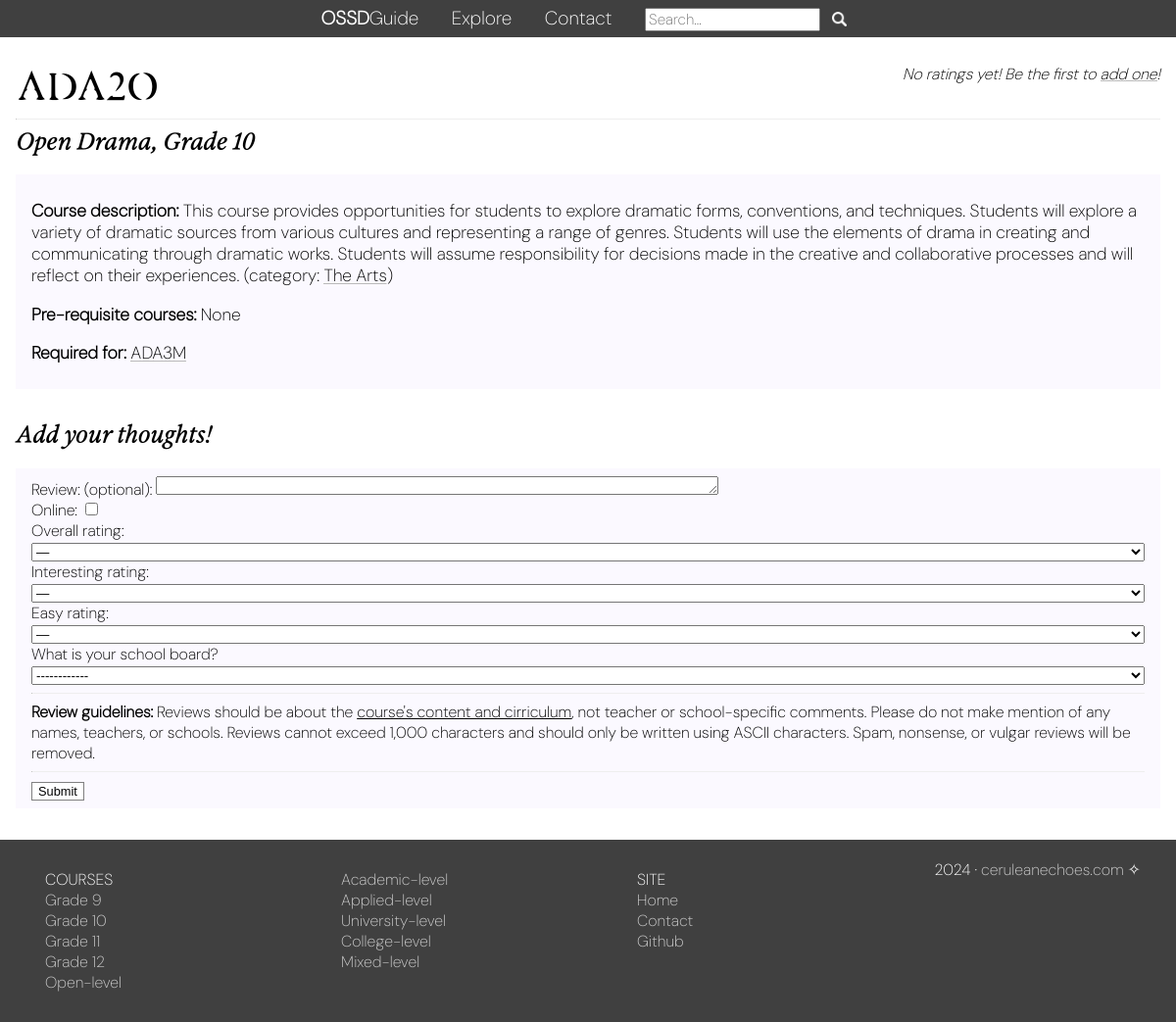
Page /course/ADA2O/ on the committed database.
### homescreen/models.py (models this page shows, shortened)
class Courses(models.Model):
    course_code = models.CharField(max_length=5)
    description = models.CharField(max_length=1023)
    course_name = models.CharField(max_length=255)
    category = models.CharField(max_length=255)
    prereq = models.CharField(max_length=1023)
    deprecated = models.BooleanField(default=False)
    def grade(self):
        grade_chr = self.course_code[3]
        if grade_chr in "1234":
            return [9,10,11,12][["1","2","3","4"].index(grade_chr)]
        else:
            return 0
    def level(self):
        lvl_chr = self.course_code[4]
        if lvl_chr in "WPDUMCEO":
            return ["De-streamed","Applied","Academic","University","University/College","College","Workplace","Open"][["W","P","D","U","M","C","E","O"].index(lvl_chr)]
        else:
            return "<ERR, CODE NOT WPDUMCEO>"

### homescreen/views.py (the view, shortened to what this page needs)
# urls.py: path("course/<str:code>/",views.course_page, name="course_page"),
def course_page(request, code):
    curr_course = Courses.objects.filter(course_code = code).first()
    prereq_list = curr_course.prereq.split(",")
    leads_to = Courses.objects.filter(prereq__contains = code)
    leads_to_codes = [course.course_code for course in leads_to]
    course_reviews_query = Reviews.objects.filter(course_code = code)
    course_reviews_query = course_reviews_query.filter(moderated = True)
    course_reviews = list(course_reviews_query)
    for review in course_reviews:
        review.user_school_board = review.get_user_school_board_display()
    num_ratings = len(course_reviews)
    mean_dict = {}
    if request.method == "POST":
        form = ReviewForm(request.POST)
        if form.is_valid():
            try:
                get_user_ip = request.META.get('HTTP_X_FORWARDED_FOR')
                if get_user_ip:
                    get_user_ip = ip_address.split(',')[0]
                else:
                    get_user_ip = request.META.get('REMOTE_ADDR')
            except:
                get_user_ip = "<IP Query Failed!>"
            Reviews.objects.create(
            course_code = curr_course.course_code,
            online = form.cleaned_data["online"],
            review_text = form.cleaned_data["review_text"],
            interesting_rating = form.cleaned_data["interesting_rating"],
            easy_rating = form.cleaned_data["easy_rating"],
            overall_rating = form.cleaned_data["overall_rating"],
            user_school_board = form.cleaned_data["user_school_board"],
            review_date = time(),
            moderated = False, ##CHANGE TO FALSE IF AUTO-MOD OFF
            user_ip = get_user_ip,
            )
            return HttpResponseRedirect(request.path_info)
    else:
        form = ReviewForm()
    template = loader.get_template('course_page.html')
    context = {
    'curr_course': curr_course,
    'grade_val': curr_course.grade(),
    'url_grade_val': curr_course.grade()-8,
    'level_val': curr_course.level(),
    'url_level_val': curr_course.course_code[4],
    'prereq_list': prereq_list,
    'last_prereq': prereq_list[-1],
    'len_first_prereq': len(prereq_list[0]),
    'leads_to' : leads_to_codes,
    'course_reviews': course_reviews,
    'num_ratings' : num_ratings,
    'form': form,
    }
    if leads_to:
        context['last_leads_to'] =  leads_to_codes[-1]
    context.update(mean_dict)
    return HttpResponse(template.render(context, request))

### homescreen/forms.py
class ReviewForm(forms.Form):
    numbers = {None:"—","1":1,"2":2,"3":3,"4":4,"5":5}
    review_text = forms.CharField(max_length=1023,required=False,label="Review: (optional)",widget= forms.Textarea, validators=[RegexValidator(regex=r'[ -~]+',message="Only ASCII characters are accepted (letters, numbers, and punctuation).")])
    online = forms.BooleanField(required=False)
    overall_rating = forms.ChoiceField(choices=numbers)
    interesting_rating = forms.ChoiceField(choices=numbers)
    easy_rating = forms.ChoiceField(choices=numbers)
    user_school_board = forms.ChoiceField(choices=school_boards, label="What is your school board?")

### homescreen/templates/course_page.html (shortened to what this page needs)
{% load static %}
<!DOCTYPE html>
<html lang="en" dir="ltr">
  <head>
    <link rel="stylesheet" href="{% static 'homescreen/theme.css' %}">
    <div class=headernav>
  <a href="../../" class=site-title><b>OSSD</b>Guide</a>
  <a href="../../explore">Explore</a>
  <a href="../../contact">Contact</a>
  <form method=get action="../../explore" style="display:inline;">
    <input type=text placeholder="Search..." name=search maxlength="32"></input>
    <button type=submit class=search-btn>_</button>
  </form>
</div>
  </head>
  <body>
    <div class=midcontain>
    <div class=headbox>
      <div class="ratingbox">
      {% if num_ratings > 0 %}
      <div class=sub-rating-box>
      <b>Overall rating</b>: <span class=ratenum>{{ overall_mean }}</span> / 5.0
      <div class=stars>
      {% for i in '01234'|make_list %}
  <div class=star-wrap id=overall-star-wrap>
  <div class=star-inner style="--starval:{{overall_mean|percentformat:i}}%;">
  </div>
   </div>
   {% endfor %}
    </div>
    <em id=numreviewtext>⟶ from <a href="#reviews">{{ num_ratings }} rating{{ num_ratings|s}}</a></em>
  </div>
  <div class=sub-rating-box>
      <b>Interesting</b>: <span class=ratenum>{{ interesting_mean }}</span> / 5.0
      <div class=stars>
      {% for i in '01234'|make_list %}
  <div class=star-wrap>
  <div class=star-inner style="--starval:{{interesting_mean|percentformat:i}}%">
  </div>
   </div>
   {% endfor %}
    </div>
      <b>Easy</b>: <span class=ratenum>{{easy_mean}}</span> / 5.0
      <div class=stars>
      {% for i in '01234'|make_list %}
  <div class=star-wrap>
  <div class=star-inner style="--starval:{{easy_mean|percentformat:i}}%">
  </div>
   </div>
   {% endfor %}
    </div>
    <em id=numreviewtext-mobile>⟶ from <a href="#reviews">{{ num_ratings }} rating{{ num_ratings|s}}</a></em>
      </div>
      {% else %}
      <em>No ratings yet! Be the first to <a href="#addreview">add one</a>!</em>
      {% endif %}
      </div>
    <h1>{{curr_course.course_code}}</h1> <hr>
    <h2><a href="../../explore?level={{url_level_val}}">{{level_val}}</a> <a title="See similar courses" href=../../explore?search={{curr_course.course_name|cut:"The "|cut:"Introduction to "|cut:"Studies in "}}>{{curr_course.course_name}}</a>{% if grade_val %}, <a href="../../explore?grade={{url_grade_val}}">Grade {{grade_val}}
{% endif %}
</a></h2>
  </div>
    <div class=desc-box><p><b>Course description:</b> {{curr_course.description}} (category: <a href="../../explore?category={{curr_course.category}}">{{curr_course.category}}</a>)
</p>
<p><b>Pre-requisite courses:</b>
{% if len_first_prereq == 5 %}
  {% for course in prereq_list %}
    {% if course == last_prereq %}
      <a href="../{{course}}">{{ course }}</a>
    {% else %}
      <a href="../{{course}}">{{ course }}</a> ·
    {% endif %}
  {% endfor %}
  {% else %}
   {{curr_course.prereq}}
{% endif %}
</p>
{% if leads_to %}
  <p><b>Required for:</b>
  {% for course in leads_to %}
    {% if course == last_leads_to %}
      <a href="../{{course}}">{{ course }}</a>
    {% else %}
      <a href="../{{course}}">{{ course }}</a> ·
    {% endif %}
  {% endfor %}
{% endif %}
</p>
</div>
<div class=spcr></div>
<h2>Add your thoughts!</h2>
  <form action="" method="post">
    <div class="desc-box" id="addreview">
      {{ form }}
      <hr>
      <b>Review guidelines:</b> Reviews should be about the <u>course's content and cirriculum</u>, not teacher or school-specific comments. Please do not make mention of any names, teachers, or schools. Reviews cannot exceed 1,000 characters and should only be written using ASCII characters.  Spam, nonsense, or vulgar reviews will be removed.
      <hr>
      <input type="submit" value="Submit">
      </div>
  </form>
  </div>
<div class=footernav>
<div class=midfooter>
<div class=column>
<a href="/../../explore"><span class=footerhead>COURSES</span></a><br>
<a href="../../explore?grade=1">Grade 9</a><br>
<a href="../../explore?grade=2">Grade 10</a><br>
<a href="../../explore?grade=3">Grade 11</a><br>
<a href="../../explore?grade=4">Grade 12</a><br>
<a href="../../explore?level=O">Open-level</a><br>
</div>
<div class=column>
  <a href="../../explore?level=D">Academic-level</a><br>
  <a href="../../explore?level=P">Applied-level</a><br>
  <a href="../../explore?level=U">University-level</a><br>
  <a href="../../explore?level=C">College-level</a><br>
  <a href="../../explore?level=M">Mixed-level</a><br>
</div>
<div class=column>
  <span class=footerhead>SITE</span><br>
  <a href="../../">Home</a><br>
  <a href="../../contact">Contact</a><br>
  <a href="https://github.com/shaan-s">Github</a><br>
</div>
<div style="text-align:right;">2024&nbsp;·&nbsp;<a href="https://www.ceruleanechoes.com">ceruleanechoes.com</a>&nbsp;✧
</div></div>
</div>
  </body>
</html>

### homescreen/static/homescreen/theme.css (style rules this page uses)
html { font-size: 100%; }
body { margin: 0; display: grid; grid-template-rows: auto auto auto 1fr; min-height: 100vh; }
h1 { font-family: Exposure, "Adobe NotDef"; font-variation-settings: "EXPO" 80; font-size: 4em; margin-bottom: 0; transition: font-variation-settings .2s ease-in-out; }
h2 { font-family: ExposureIt, "Adobe NotDef"; font-variation-settings: "EXPO" 50; margin-top: 0; font-size: 2em; }
h2 a { background: linear-gradient(to right, #FFFFFF, #FFFFFF), linear-gradient(to right, rgba(180,0,192,1) 0%, rgba(0,212,255,1) 100%); background-size: 100% 0.08em, 0 0.08em; background-position: 100% 90%, 0 90%; background-repeat: no-repeat; transition: background-size .3s; }
hr { border-top: 1px #bababa; }
a { color: black; text-decoration: none; background: linear-gradient(to right, #bababa, #bababa), linear-gradient(to right, rgba(180,0,192,1) 0%, rgba(0,212,255,1) 100%); background-size: 100% 0.08em, 0 0.08em; background-position: 100% 90%, 0 90%; background-repeat: no-repeat; transition: background-size .3s; }
p { font-size: 1.2em; }
button, input[type=submit] { border: 1px solid grey; font-size: .8em; cursor: pointer; background: white; }
input[type=radio], input[type=checkbox] { accent-color: #d9c6ff; }
.midcontain { margin-left: 10%; margin-right: 10%; }
.desc-box { background-color: #fbf9ff; padding: 1em 2em 1em 2em; font-family: DMSans; }
.headernav, .footernav { background-color: #404040; margin: 0px; color: white; font-family: DMSans; font-size: 1.2em; overflow: hidden; padding: .3em; text-align: center; }
.headernav a { background: none; color: white; text-align: center; margin-right: 1.5em; }
.headernav input { font-size: .8em; height: 1.2em; font-family: DMSans; }
.search-btn { background: rgba(0,0,0,0) url("searchicon.png"); color: rgba(0,0,0,0); background-repeat: no-repeat; background-size:50%; background-position: center; width: 2em; border: none; }
.footernav { margin-top: 4em; padding: 20px; font-size: 1em; }
.footernav a { color: #ccc; background: none; }
.footerhead { color: #fff; }
.midfooter { margin-left: 10%; margin-right: 10%; }
.column { float:left; text-align: left; width:15%; margin:10px; }
.site-title { margin-right: 1.5em; color: white; }
.ratingbox { float:right; font-family: DMSans; display: flex; }
:root { --starsize: 30px; }
.spcr { min-height:2em; }
#id_review_text { height: 1em; width: 50%; }
@media only screen and (max-width: 1200px) { .midfooter,.midcontain { margin: 0 1em 0 1em; } }
@media only screen and (max-width: 1200px) { .ratingbox { display: inline; } }
@media only screen and (max-width: 1200px) { .column { width:25%; } }
@media only screen and (max-width: 1200px) { select { width:100%; } }
@media only screen and (max-width: 1200px) { h1 { font-size: 2.5em; } }
@media only screen and (max-width: 1200px) { h2 { font-size: 1.5em; } }
@media only screen and (max-width: 1200px) { p { font-size: 1.1em; } }
@media only screen and (max-width: 1200px) { .desc-box { padding: .5em 1em .5em 1em; } }
@media only screen and (max-width: 1200px) { .footernav { margin-top: 2em; } }

### rows in the picture
Courses: course_code "ADA2O", course_name "Drama", description "This course provides opportunities for students to explore dramatic forms, conventions, and techniques. Students will explore a variety of dramatic sources from various cultures and representing a range of genres. Students will use the elements of drama in creating and communicating through dramatic works. Students will assume responsibility for decisions made in the creative and collaborative processes and will reflect on their experiences.", category "The Arts", prereq "None"
Courses: leads_to "ADA3M"

### other values in the picture
{{ level_val }} "Open"
{{ grade_val }} "10"
